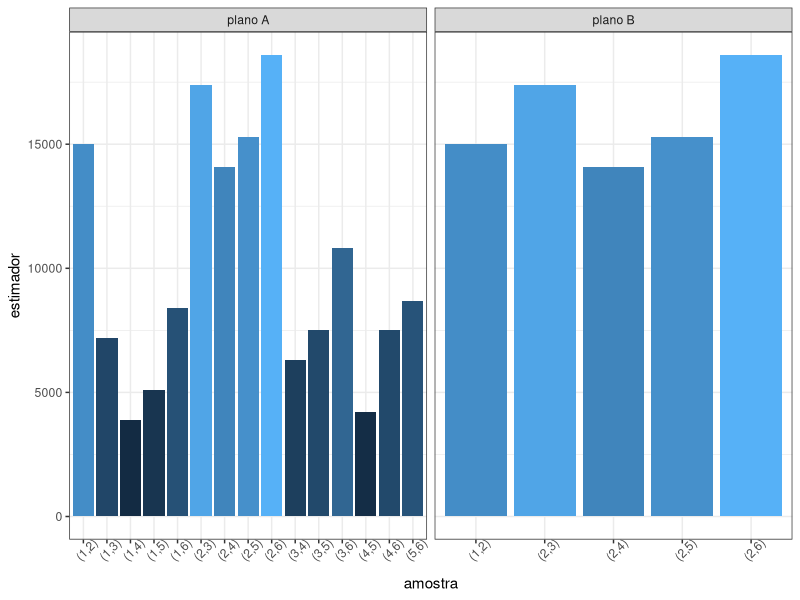

This chart was generated by the following R code:
## ---- chunk 1
#| warning: false
library(tidyverse)
## ---- chunk 2
q1 <- tibble(
    stratum = c("BA", "EA", "PA", "RA", "XF"),
    Nh      = c(2371, 1442, 1710,  659, 1346),
    Sh      = c(42.4, 15.4, 40.7, 43.7, 54.2)
)
## ---- chunk 3
q1 |> mutate(
    nh_prop   = (40 * Nh      / sum(Nh     )) |> ceiling(),
    nh_neyman = (40 * Nh * Sh / sum(Nh * Sh)) |> ceiling() 
)
## ---- chunk 4
q2 <- tibble(
    domicílio     = c(  1,    2,    3,   4,   5,    6),
    renda         = c(800, 4200, 1600, 500, 900, 2000),
    moradores     = c(  2,    4,    2,   2,   4,    1),
    trabalhadores = c(  2,    3,    1,   1,   2,    1)
)
## ---- chunk 5
q2 |> summarise(across(
    c(renda, moradores, trabalhadores),
    list(total = sum, média = mean, variância = var)
)) |> 
round(3) |>  
pivot_longer(
    everything(),
    names_to = c("variável", "parâmetro"),
    names_sep = "_",
    values_to = "valor"
)
## ---- chunk 6
S <- sample(x = 1:6, size = 2) |> 
    sort() |> 
    replicate(n = 1000, simplify = FALSE) |> 
    unique() |> 
    as_tibble(.name_repair = "minimal")
## ---- chunk 7
#| echo: false
S
## ---- chunk 8
#| warning: false
SA <- S |> 
    t() |> 
    as_tibble() |> 
    arrange(V1, V2) |> 
    mutate(renda = map2_dbl(V1, V2,
        function(V1, V2) q2$renda[q2$domicílio == V1] + q2$renda[q2$domicílio == V2]
    ))
SA |> reframe(
    domicílio     = unique(c(V1, V2)),
    frequência    =  table(c(V1, V2)),
    probabilidade = frequência / sum(frequência)
)
## ---- chunk 9
SA |> mutate(probabilidade = 1 / n())
## ---- chunk 10
HTA <- SA |>
    mutate(
        probabilidade = 1 / n(),
        estimador = renda / probabilidade * (3 / 15)
    )
## ---- chunk 11
#| echo: false
HTA
## ---- chunk 12
HTA |> summarise(across(
    estimador,
    list(média = mean, variância = var)
))
## ---- chunk 13
SB <- tibble(
        V1 = c(1,2,2,2,2),
        V2 = c(2,3,4,5,6)
    ) |> 
    mutate(renda = map2_dbl(V1, V2,
        function(V1, V2) q2$renda[q2$domicílio == V1] + q2$renda[q2$domicílio == V2]
    ))
## ---- chunk 14
HTB <- SB |> 
    mutate(
        probabilidade = 1 / n(),
        estimador = renda / probabilidade * (3 / 5)
    )
## ---- chunk 15
#| echo: false
HTB
## ---- chunk 16
HTB |> summarise(across(
    estimador,
    list(média = mean, variância = var)
))
## ---- chunk 17
#| out-width: 100%
rbind(
    HTA |> mutate(plano = "plano A"),
    HTB |> mutate(plano = "plano B")
) |> 
    mutate(amostra = paste0("(", V1, ",", V2, ")")) |> 
    ggplot(aes(x = amostra, y = estimador, fill = estimador)) +
    geom_col() +
    facet_grid(cols = vars(plano), scales = "free") +
    theme_bw() +
    theme(legend.position = "none", axis.text.x = element_text(angle = 45))
